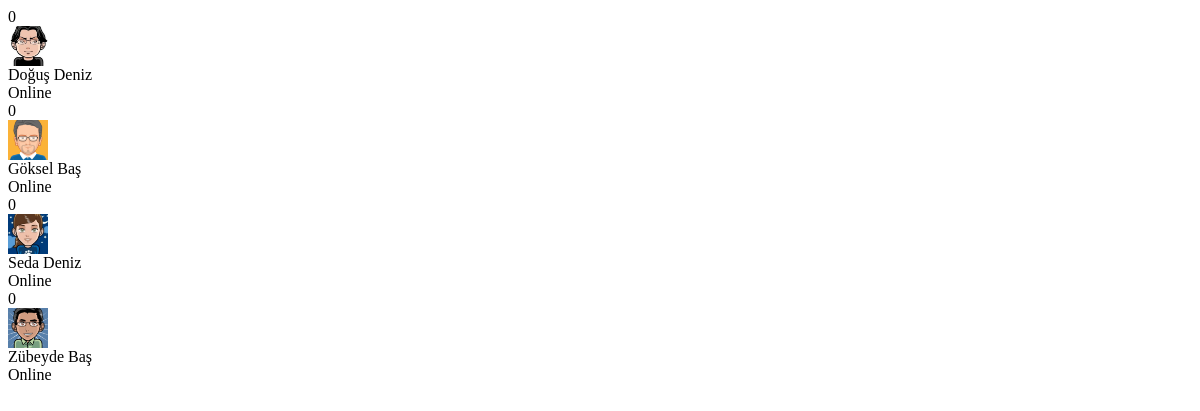
/api/solalankullanicilar.php, run on an earlier commit of the app's database.
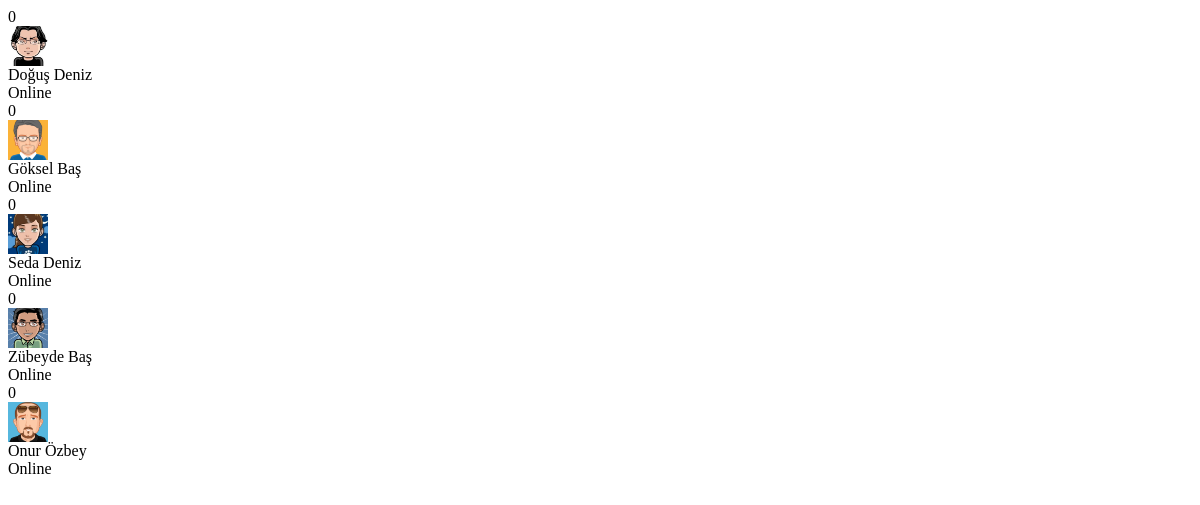
And on a later commit of the database.
### tables this page shows
CREATE TABLE `kullanicilar` (
  `Kullanici_ID` int(11) NOT NULL,
  `Kullanici_adi` varchar(250) NOT NULL,
  `Kullanici_AdSoyad` varchar(250) NOT NULL,
  `Kullanici_Sifre` varchar(250) NOT NULL,
  `Kullanici_Eposta` varchar(250) NOT NULL,
  `Kullanici_Cinsiyet` varchar(6) NOT NULL,
  `Kullanici_Dtarihi` varchar(250) NOT NULL,
  `Kullanici_Avatar` varchar(250) NOT NULL
);

### api/solalankullanicilar.php (the view, shortened to what this page needs)
<?php
require_once ("../settings/baglan.php");
$KullaniciSor = $db->prepare("SELECT * FROM kullanicilar");
$KullaniciSor->execute();
$KullaniciCek = $KullaniciSor->fetchAll(PDO::FETCH_ASSOC);
$last_id = end($KullaniciCek)['Kullanici_ID'];
$KullaniciSor = $db->prepare("SELECT COUNT(*) FROM kullanicilar WHERE Kullanici_ID > :last_id");
$KullaniciSor->bindParam(":last_id", $last_id, PDO::PARAM_INT);
$KullaniciSor->execute();
$yeni_kullanici_varmi = $KullaniciSor->fetchColumn();
if (!$yeni_kullanici_varmi) {
    foreach ($KullaniciCek as $Kullanici){ ?>
            <head>
            </head>
        <div class="ara ara2 list-group-item list-group-item-action border-0" data-id="<?=$Kullanici['Kullanici_ID'] ?>">
            <div class="badge bg-success text-white float-right">0</div>
            <div class="d-flex align-items-start">
                <img src="<?= $Kullanici['Kullanici_Avatar'] ?>" class="rounded-circle mr-1"
                     alt="<?= $Kullanici['Kullanici_AdSoyad'] ?>" width="40" height="40">
                <div class="flex-grow-1 ml-3">
                    <?= $Kullanici['Kullanici_AdSoyad'] ?>
                    <div class="small"><span class="fas fa-circle chat-online"></span> Online</div>
                </div>
            </div>
        </div>
    <?php }
} else {
    echo "Yeni Kullanıcı";
}
?>

### api/solalankullanicilar.php (style rules this page uses)
.ara { cursor: pointer }

What changed in the data, as far as the page shows it:
added kullanicilar: Kullanici_Avatar (picture), Kullanici_AdSoyad "Onur Özbey"
